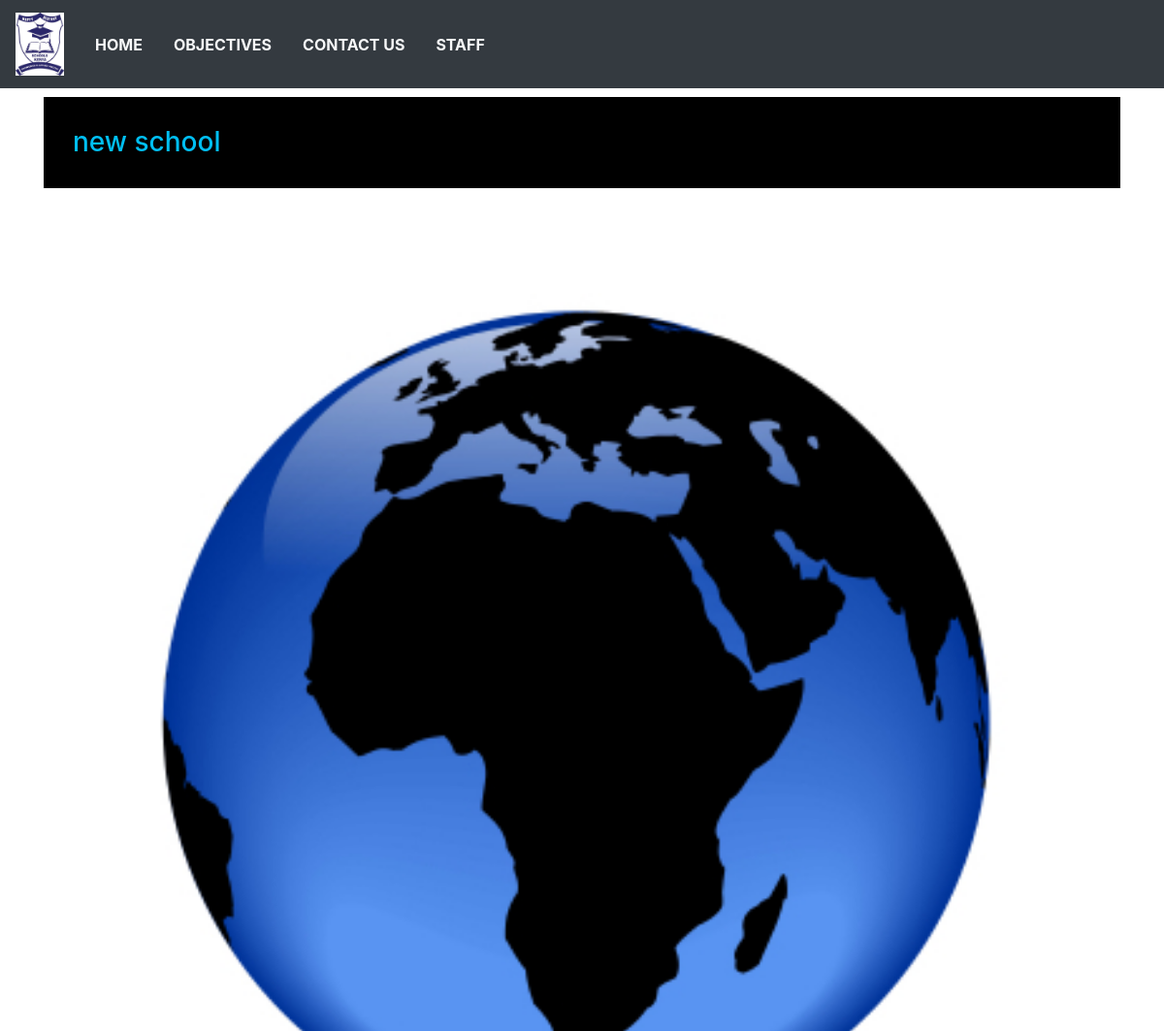
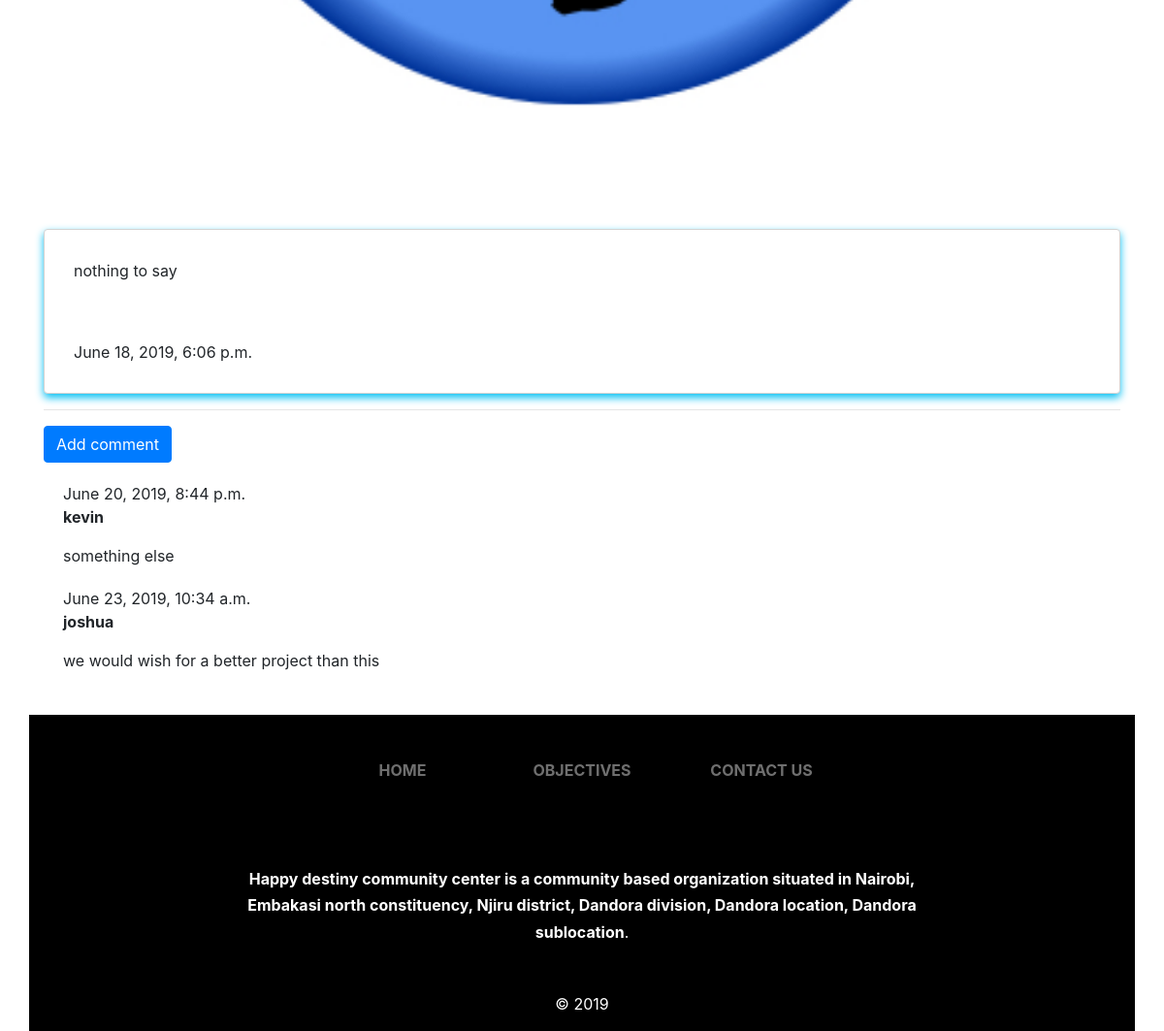
Page /posts/review/1/ on the committed database (2 pictures, top to bottom).
### posts/models.py (models this page shows, shortened)
class Projects(models.Model):
  title = models.CharField(max_length=200)
  body = models.TextField()
  created_at = models.DateTimeField(default=datetime.now, blank=True)
  images = models.ImageField( upload_to='images/')
  author = models.CharField(max_length = 200, default='')
  class Meta:
    verbose_name_plural = "Projects"

class Comment(models.Model):
    post = models.ForeignKey('posts.Projects', on_delete=models.CASCADE, related_name='comments')
    author = models.CharField(max_length=200)
    text = models.TextField()
    created_date = models.DateTimeField(default=datetime.now)
    approved_comment = models.BooleanField(default=False)

### posts/views.py (the view)
# urls.py: url(r'^review/(?P<id>\d+)/$', views.review, name='review'),
def review(request, id):
  project = Projects.objects.get(id=id)
  context = {
    'project': project
  }
  return render(request, 'posts/review.html', context)

### posts/templates/posts/review.html (shortened to what this page needs)
{% extends 'posts/layout.html' %}
{% block content %}
<h3 class="center-align" style="margin-top:100px; color:#00BFF3;background-color: black;padding: 30px" >{{project.title}}</h3>
<div class ="container" style="padding:100px">
    <img src="{{ project.images.url }}" alt="{{ project.title }}" width="900" height="500">
</div>
<div class="card">
  <div class="card-content" style="padding: 30px">
    {{project.body}}
  </div>
  <div class="card-action" style="padding: 30px">
    {{project.created_at}}
  </div>
</div>
</div>
<div class = "container">
    <hr>
    <a class="btn btn-primary" href="{% url 'add_comment_to_project' id=project.id %}">Add comment</a>
    {% for comment in project.comments.all %}
        <div class="comment">
            <div class="date">{{ comment.created_date }}</div>
            <strong>{{ comment.author }}</strong>
            <p>{{ comment.text|linebreaks }}</p>
        </div>
    {% empty %}
        <p>No comments here yet :(</p>
    {% endfor %}
</div>
{% endblock %}

### posts/static/posts/ksm.css (style rules this page uses)
.card { border: 1px solid #d3d3d3; border-radius: .25rem; box-shadow: 0 4px 8px 0 #00BFF3; transition: 0.3s; }
a, a:hover, a:focus, a:active { text-decoration: none; outline: none; }
a, a:active, a:focus { color: #6f6f6f; text-decoration: none; transition-timing-function: ease-in-out; -ms-transition-timing-function: ease-in-out; -moz-transition-timing-function: ease-in-out; -webkit-transition-timing-function: ease-in-out; -o-transition-timing-function: ease-in-out; transition-duration: .2s; -ms-transition-duration: .2s; -moz-transition-duration: .2s; -webkit-transition-duration: .2s; -o-transition-duration: .2s; }
img { max-width: 100%; height: auto; }

### posts/templates/posts/review.html (style rules this page uses)
.comment { margin: 20px 0px 20px 20px; }

### rows in the picture
Projects: title "new school", images (picture), body "nothing to say", created_at "June 18, 2019, 6:06 p.m."
Comment: created_date "June 20, 2019, 8:44 p.m.", author "kevin", text "something else"
Comment: created_date "June 23, 2019, 10:34 a.m.", author "joshua", text "we would wish for a better project than this"
